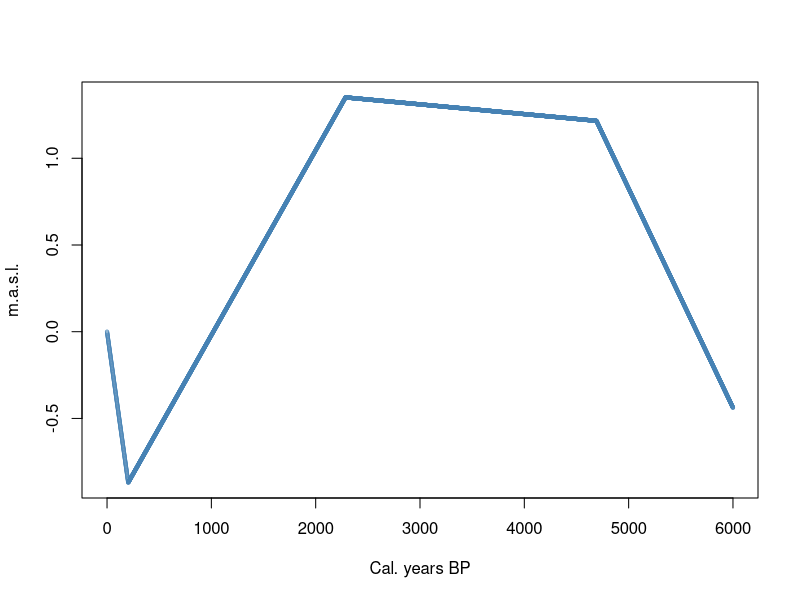

The R script that drew this image:
RSL<-read.csv("sea_level_interpolated.csv")
plot(RSL, col="steelblue", lwd=0.5, xlab="Cal. years BP", ylab="m.a.s.l.", cex=0.5)
